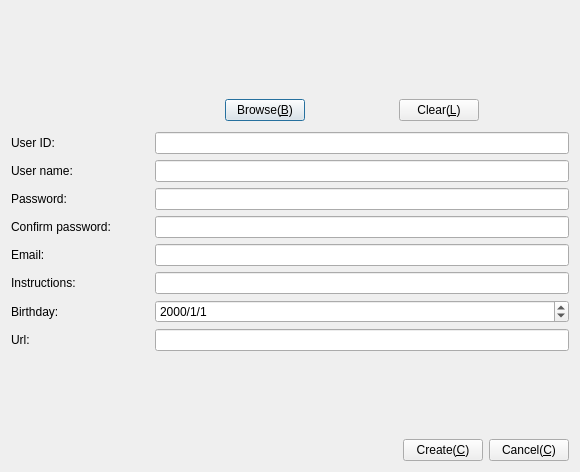
<?xml version="1.0" encoding="UTF-8"?>
<ui version="4.0">
 <class>CDlgRegister</class>
 <widget class="QDialog" name="CDlgRegister">
  <property name="geometry">
   <rect>
    <x>0</x>
    <y>0</y>
    <width>580</width>
    <height>472</height>
   </rect>
  </property>
  <property name="sizePolicy">
   <sizepolicy hsizetype="Preferred" vsizetype="Preferred">
    <horstretch>0</horstretch>
    <verstretch>0</verstretch>
   </sizepolicy>
  </property>
  <property name="minimumSize">
   <size>
    <width>0</width>
    <height>0</height>
   </size>
  </property>
  <property name="windowTitle">
   <string>Create account</string>
  </property>
  <property name="windowIcon">
   <iconset resource="../../Resource/Resource.qrc">
    <normaloff>:/icon/AppIcon</normaloff>:/icon/AppIcon</iconset>
  </property>
  <layout class="QGridLayout" name="gridLayout">
   <item row="1" column="0">
    <layout class="QHBoxLayout" name="horizontalLayout_9">
     <item>
      <widget class="QLabel" name="lbPhoto">
       <property name="sizePolicy">
        <sizepolicy hsizetype="Fixed" vsizetype="Fixed">
         <horstretch>0</horstretch>
         <verstretch>0</verstretch>
        </sizepolicy>
       </property>
       <property name="minimumSize">
        <size>
         <width>32</width>
         <height>32</height>
        </size>
       </property>
       <property name="maximumSize">
        <size>
         <width>32</width>
         <height>32</height>
        </size>
       </property>
       <property name="text">
        <string/>
       </property>
       <property name="pixmap">
        <pixmap resource="../../Resource/Resource.qrc">:/icon/AppIcon</pixmap>
       </property>
       <property name="scaledContents">
        <bool>true</bool>
       </property>
      </widget>
     </item>
     <item>
      <widget class="QPushButton" name="pbBrowse">
       <property name="sizePolicy">
        <sizepolicy hsizetype="Fixed" vsizetype="Fixed">
         <horstretch>0</horstretch>
         <verstretch>0</verstretch>
        </sizepolicy>
       </property>
       <property name="text">
        <string>Browse(&amp;B)</string>
       </property>
      </widget>
     </item>
     <item>
      <widget class="QPushButton" name="pbClear">
       <property name="sizePolicy">
        <sizepolicy hsizetype="Fixed" vsizetype="Fixed">
         <horstretch>0</horstretch>
         <verstretch>0</verstretch>
        </sizepolicy>
       </property>
       <property name="toolTip">
        <string>Clear Avatar</string>
       </property>
       <property name="text">
        <string>Clear(&amp;L)</string>
       </property>
      </widget>
     </item>
    </layout>
   </item>
   <item row="2" column="0">
    <layout class="QHBoxLayout" name="horizontalLayout">
     <item>
      <widget class="QLabel" name="label_6">
       <property name="sizePolicy">
        <sizepolicy hsizetype="Preferred" vsizetype="Preferred">
         <horstretch>1</horstretch>
         <verstretch>0</verstretch>
        </sizepolicy>
       </property>
       <property name="minimumSize">
        <size>
         <width>0</width>
         <height>0</height>
        </size>
       </property>
       <property name="text">
        <string>User ID:</string>
       </property>
       <property name="wordWrap">
        <bool>true</bool>
       </property>
      </widget>
     </item>
     <item>
      <widget class="QLineEdit" name="txtId">
       <property name="sizePolicy">
        <sizepolicy hsizetype="Preferred" vsizetype="Preferred">
         <horstretch>3</horstretch>
         <verstretch>0</verstretch>
        </sizepolicy>
       </property>
       <property name="maximumSize">
        <size>
         <width>16777215</width>
         <height>16777215</height>
        </size>
       </property>
      </widget>
     </item>
    </layout>
   </item>
   <item row="3" column="0">
    <layout class="QHBoxLayout" name="horizontalLayout_2">
     <item>
      <widget class="QLabel" name="label">
       <property name="sizePolicy">
        <sizepolicy hsizetype="Preferred" vsizetype="Preferred">
         <horstretch>1</horstretch>
         <verstretch>0</verstretch>
        </sizepolicy>
       </property>
       <property name="minimumSize">
        <size>
         <width>0</width>
         <height>0</height>
        </size>
       </property>
       <property name="text">
        <string>User name:</string>
       </property>
       <property name="wordWrap">
        <bool>true</bool>
       </property>
      </widget>
     </item>
     <item>
      <widget class="QLineEdit" name="txtUser">
       <property name="sizePolicy">
        <sizepolicy hsizetype="Preferred" vsizetype="Preferred">
         <horstretch>3</horstretch>
         <verstretch>0</verstretch>
        </sizepolicy>
       </property>
       <property name="minimumSize">
        <size>
         <width>0</width>
         <height>0</height>
        </size>
       </property>
       <property name="maximumSize">
        <size>
         <width>16777215</width>
         <height>16777215</height>
        </size>
       </property>
      </widget>
     </item>
    </layout>
   </item>
   <item row="4" column="0">
    <layout class="QHBoxLayout" name="horizontalLayout_3">
     <item>
      <widget class="QLabel" name="label_2">
       <property name="sizePolicy">
        <sizepolicy hsizetype="Preferred" vsizetype="Preferred">
         <horstretch>1</horstretch>
         <verstretch>0</verstretch>
        </sizepolicy>
       </property>
       <property name="minimumSize">
        <size>
         <width>0</width>
         <height>0</height>
        </size>
       </property>
       <property name="text">
        <string>Password:</string>
       </property>
       <property name="wordWrap">
        <bool>true</bool>
       </property>
      </widget>
     </item>
     <item>
      <widget class="QLineEdit" name="txtPassword">
       <property name="sizePolicy">
        <sizepolicy hsizetype="Preferred" vsizetype="Preferred">
         <horstretch>3</horstretch>
         <verstretch>0</verstretch>
        </sizepolicy>
       </property>
       <property name="minimumSize">
        <size>
         <width>0</width>
         <height>0</height>
        </size>
       </property>
       <property name="maximumSize">
        <size>
         <width>16777215</width>
         <height>16777215</height>
        </size>
       </property>
       <property name="echoMode">
        <enum>QLineEdit::Password</enum>
       </property>
      </widget>
     </item>
    </layout>
   </item>
   <item row="5" column="0">
    <layout class="QHBoxLayout" name="horizontalLayout_4">
     <item>
      <widget class="QLabel" name="label_3">
       <property name="sizePolicy">
        <sizepolicy hsizetype="Preferred" vsizetype="Preferred">
         <horstretch>1</horstretch>
         <verstretch>0</verstretch>
        </sizepolicy>
       </property>
       <property name="minimumSize">
        <size>
         <width>0</width>
         <height>0</height>
        </size>
       </property>
       <property name="text">
        <string>Confirm password:</string>
       </property>
       <property name="wordWrap">
        <bool>true</bool>
       </property>
      </widget>
     </item>
     <item>
      <widget class="QLineEdit" name="txtConfirmPassword">
       <property name="sizePolicy">
        <sizepolicy hsizetype="Preferred" vsizetype="Preferred">
         <horstretch>3</horstretch>
         <verstretch>0</verstretch>
        </sizepolicy>
       </property>
       <property name="minimumSize">
        <size>
         <width>0</width>
         <height>0</height>
        </size>
       </property>
       <property name="maximumSize">
        <size>
         <width>16777215</width>
         <height>16777215</height>
        </size>
       </property>
       <property name="echoMode">
        <enum>QLineEdit::Password</enum>
       </property>
      </widget>
     </item>
    </layout>
   </item>
   <item row="6" column="0">
    <layout class="QHBoxLayout" name="horizontalLayout_5">
     <item>
      <widget class="QLabel" name="label_4">
       <property name="sizePolicy">
        <sizepolicy hsizetype="Preferred" vsizetype="Preferred">
         <horstretch>1</horstretch>
         <verstretch>0</verstretch>
        </sizepolicy>
       </property>
       <property name="minimumSize">
        <size>
         <width>0</width>
         <height>0</height>
        </size>
       </property>
       <property name="text">
        <string>Email:</string>
       </property>
       <property name="wordWrap">
        <bool>true</bool>
       </property>
      </widget>
     </item>
     <item>
      <widget class="QLineEdit" name="txtemail">
       <property name="sizePolicy">
        <sizepolicy hsizetype="Preferred" vsizetype="Preferred">
         <horstretch>3</horstretch>
         <verstretch>0</verstretch>
        </sizepolicy>
       </property>
       <property name="minimumSize">
        <size>
         <width>0</width>
         <height>0</height>
        </size>
       </property>
       <property name="maximumSize">
        <size>
         <width>16777215</width>
         <height>16777215</height>
        </size>
       </property>
      </widget>
     </item>
    </layout>
   </item>
   <item row="7" column="0">
    <layout class="QHBoxLayout" name="horizontalLayout_6">
     <item>
      <widget class="QLabel" name="label_5">
       <property name="sizePolicy">
        <sizepolicy hsizetype="Preferred" vsizetype="Preferred">
         <horstretch>1</horstretch>
         <verstretch>0</verstretch>
        </sizepolicy>
       </property>
       <property name="minimumSize">
        <size>
         <width>0</width>
         <height>0</height>
        </size>
       </property>
       <property name="text">
        <string>Instructions:</string>
       </property>
       <property name="wordWrap">
        <bool>true</bool>
       </property>
      </widget>
     </item>
     <item>
      <widget class="QLineEdit" name="txtInstructions">
       <property name="sizePolicy">
        <sizepolicy hsizetype="Preferred" vsizetype="Preferred">
         <horstretch>3</horstretch>
         <verstretch>0</verstretch>
        </sizepolicy>
       </property>
       <property name="minimumSize">
        <size>
         <width>0</width>
         <height>0</height>
        </size>
       </property>
       <property name="maximumSize">
        <size>
         <width>16777215</width>
         <height>16777215</height>
        </size>
       </property>
      </widget>
     </item>
    </layout>
   </item>
   <item row="8" column="0">
    <layout class="QHBoxLayout" name="horizontalLayout_8">
     <item>
      <widget class="QLabel" name="label_7">
       <property name="sizePolicy">
        <sizepolicy hsizetype="Preferred" vsizetype="Preferred">
         <horstretch>1</horstretch>
         <verstretch>0</verstretch>
        </sizepolicy>
       </property>
       <property name="minimumSize">
        <size>
         <width>0</width>
         <height>0</height>
        </size>
       </property>
       <property name="text">
        <string>Birthday:</string>
       </property>
       <property name="wordWrap">
        <bool>true</bool>
       </property>
      </widget>
     </item>
     <item>
      <widget class="QDateEdit" name="dtBirthday">
       <property name="sizePolicy">
        <sizepolicy hsizetype="Preferred" vsizetype="Preferred">
         <horstretch>3</horstretch>
         <verstretch>0</verstretch>
        </sizepolicy>
       </property>
       <property name="maximumSize">
        <size>
         <width>16777215</width>
         <height>16777215</height>
        </size>
       </property>
       <property name="displayFormat">
        <string>yyyy/M/d</string>
       </property>
      </widget>
     </item>
    </layout>
   </item>
   <item row="11" column="0">
    <layout class="QHBoxLayout" name="horizontalLayout_7">
     <item>
      <spacer name="horizontalSpacer">
       <property name="orientation">
        <enum>Qt::Horizontal</enum>
       </property>
       <property name="sizeHint" stdset="0">
        <size>
         <width>40</width>
         <height>20</height>
        </size>
       </property>
      </spacer>
     </item>
     <item>
      <widget class="QPushButton" name="pbCreate">
       <property name="sizePolicy">
        <sizepolicy hsizetype="Preferred" vsizetype="Preferred">
         <horstretch>0</horstretch>
         <verstretch>0</verstretch>
        </sizepolicy>
       </property>
       <property name="minimumSize">
        <size>
         <width>0</width>
         <height>0</height>
        </size>
       </property>
       <property name="toolTip">
        <string>Register new account</string>
       </property>
       <property name="text">
        <string>Create(&amp;C)</string>
       </property>
       <property name="icon">
        <iconset resource="../../Resource/Resource.qrc">
         <normaloff>:/icon/AddAccount</normaloff>:/icon/AddAccount</iconset>
       </property>
       <property name="autoDefault">
        <bool>true</bool>
       </property>
       <property name="default">
        <bool>false</bool>
       </property>
      </widget>
     </item>
     <item>
      <widget class="QPushButton" name="pbCancel">
       <property name="sizePolicy">
        <sizepolicy hsizetype="Preferred" vsizetype="Preferred">
         <horstretch>0</horstretch>
         <verstretch>0</verstretch>
        </sizepolicy>
       </property>
       <property name="minimumSize">
        <size>
         <width>0</width>
         <height>0</height>
        </size>
       </property>
       <property name="maximumSize">
        <size>
         <width>16777215</width>
         <height>16777215</height>
        </size>
       </property>
       <property name="toolTip">
        <string>Cancle</string>
       </property>
       <property name="text">
        <string>Cancel(&amp;C)</string>
       </property>
       <property name="icon">
        <iconset resource="../../Resource/Resource.qrc">
         <normaloff>:/icon/Cancel</normaloff>:/icon/Cancel</iconset>
       </property>
       <property name="autoDefault">
        <bool>true</bool>
       </property>
       <property name="default">
        <bool>false</bool>
       </property>
      </widget>
     </item>
    </layout>
   </item>
   <item row="10" column="0">
    <spacer name="verticalSpacer">
     <property name="orientation">
      <enum>Qt::Vertical</enum>
     </property>
     <property name="sizeHint" stdset="0">
      <size>
       <width>20</width>
       <height>40</height>
      </size>
     </property>
    </spacer>
   </item>
   <item row="9" column="0">
    <layout class="QHBoxLayout" name="horizontalLayout_10">
     <item>
      <widget class="QLabel" name="label_8">
       <property name="sizePolicy">
        <sizepolicy hsizetype="Preferred" vsizetype="Preferred">
         <horstretch>1</horstretch>
         <verstretch>0</verstretch>
        </sizepolicy>
       </property>
       <property name="minimumSize">
        <size>
         <width>0</width>
         <height>0</height>
        </size>
       </property>
       <property name="text">
        <string>Url:</string>
       </property>
       <property name="wordWrap">
        <bool>true</bool>
       </property>
      </widget>
     </item>
     <item>
      <widget class="QLineEdit" name="txtUrl">
       <property name="sizePolicy">
        <sizepolicy hsizetype="Preferred" vsizetype="Preferred">
         <horstretch>3</horstretch>
         <verstretch>0</verstretch>
        </sizepolicy>
       </property>
       <property name="minimumSize">
        <size>
         <width>0</width>
         <height>0</height>
        </size>
       </property>
       <property name="maximumSize">
        <size>
         <width>16777215</width>
         <height>16777215</height>
        </size>
       </property>
      </widget>
     </item>
    </layout>
   </item>
   <item row="0" column="0">
    <spacer name="verticalSpacer_2">
     <property name="orientation">
      <enum>Qt::Vertical</enum>
     </property>
     <property name="sizeHint" stdset="0">
      <size>
       <width>20</width>
       <height>40</height>
      </size>
     </property>
    </spacer>
   </item>
  </layout>
 </widget>
 <resources>
  <include location="../../Resource/Resource.qrc"/>
  <include location="../../Resource/Resource.qrc"/>
 </resources>
 <connections/>
</ui>
